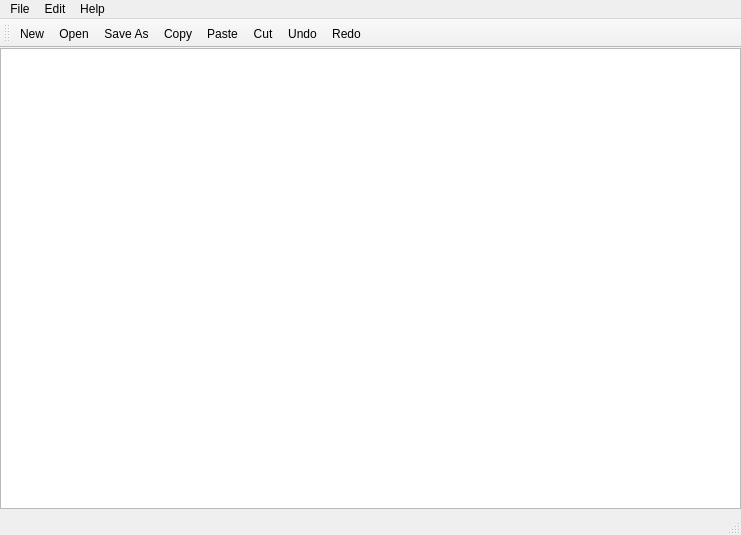
<?xml version="1.0" encoding="UTF-8"?>
<ui version="4.0">
 <class>MainWindow</class>
 <widget class="QMainWindow" name="MainWindow">
  <property name="windowModality">
   <enum>Qt::NonModal</enum>
  </property>
  <property name="geometry">
   <rect>
    <x>0</x>
    <y>0</y>
    <width>741</width>
    <height>535</height>
   </rect>
  </property>
  <property name="mouseTracking">
   <bool>true</bool>
  </property>
  <property name="windowTitle">
   <string>C++ Notepad</string>
  </property>
  <property name="windowIcon">
   <iconset theme="accessories-text-editor"/>
  </property>
  <widget class="QWidget" name="centralwidget">
   <property name="enabled">
    <bool>true</bool>
   </property>
   <widget class="QWidget" name="verticalLayoutWidget">
    <property name="geometry">
     <rect>
      <x>0</x>
      <y>0</y>
      <width>741</width>
      <height>461</height>
     </rect>
    </property>
    <layout class="QVBoxLayout" name="verticalLayout">
     <property name="sizeConstraint">
      <enum>QLayout::SetDefaultConstraint</enum>
     </property>
     <item>
      <widget class="QTextEdit" name="textEdit"/>
     </item>
    </layout>
   </widget>
  </widget>
  <widget class="QMenuBar" name="menubar">
   <property name="geometry">
    <rect>
     <x>0</x>
     <y>0</y>
     <width>741</width>
     <height>21</height>
    </rect>
   </property>
   <property name="contextMenuPolicy">
    <enum>Qt::ActionsContextMenu</enum>
   </property>
   <property name="defaultUp">
    <bool>false</bool>
   </property>
   <property name="nativeMenuBar">
    <bool>false</bool>
   </property>
   <widget class="QMenu" name="menuFile">
    <property name="title">
     <string>File</string>
    </property>
    <addaction name="actionNew"/>
    <addaction name="actionOpen"/>
    <addaction name="actionSave_As"/>
    <addaction name="actionPrint"/>
    <addaction name="actionExit"/>
   </widget>
   <widget class="QMenu" name="menuEdit">
    <property name="title">
     <string>Edit</string>
    </property>
    <addaction name="actionCopy"/>
    <addaction name="actionPaste"/>
    <addaction name="actionCut"/>
    <addaction name="actionUndo"/>
    <addaction name="actionRedo"/>
   </widget>
   <widget class="QMenu" name="menuHelp">
    <property name="title">
     <string>Help</string>
    </property>
    <addaction name="actionAbout"/>
   </widget>
   <addaction name="menuFile"/>
   <addaction name="menuEdit"/>
   <addaction name="menuHelp"/>
  </widget>
  <widget class="QStatusBar" name="statusBar"/>
  <widget class="QToolBar" name="toolBar">
   <property name="mouseTracking">
    <bool>true</bool>
   </property>
   <property name="windowTitle">
    <string>toolBar</string>
   </property>
   <property name="iconSize">
    <size>
     <width>16</width>
     <height>16</height>
    </size>
   </property>
   <attribute name="toolBarArea">
    <enum>TopToolBarArea</enum>
   </attribute>
   <attribute name="toolBarBreak">
    <bool>false</bool>
   </attribute>
   <addaction name="actionNew"/>
   <addaction name="actionOpen"/>
   <addaction name="actionSave_As"/>
   <addaction name="actionCopy"/>
   <addaction name="actionPaste"/>
   <addaction name="actionCut"/>
   <addaction name="actionUndo"/>
   <addaction name="actionRedo"/>
  </widget>
  <action name="actionNew">
   <property name="icon">
    <iconset resource="resources.qrc">
     <normaloff>:/images/images/add.png</normaloff>:/images/images/add.png</iconset>
   </property>
   <property name="text">
    <string>New</string>
   </property>
  </action>
  <action name="actionOpen">
   <property name="icon">
    <iconset resource="resources.qrc">
     <normaloff>:/images/images/open.png</normaloff>:/images/images/open.png</iconset>
   </property>
   <property name="text">
    <string>Open</string>
   </property>
  </action>
  <action name="actionSave_As">
   <property name="icon">
    <iconset resource="resources.qrc">
     <normaloff>:/images/images/save.png</normaloff>:/images/images/save.png</iconset>
   </property>
   <property name="text">
    <string>Save As</string>
   </property>
  </action>
  <action name="actionExit">
   <property name="text">
    <string>Exit</string>
   </property>
  </action>
  <action name="actionPrint">
   <property name="icon">
    <iconset>
     <normaloff>images/print.png</normaloff>images/print.png</iconset>
   </property>
   <property name="text">
    <string>Print</string>
   </property>
  </action>
  <action name="actionCopy">
   <property name="icon">
    <iconset>
     <normaloff>images/copy.png</normaloff>images/copy.png</iconset>
   </property>
   <property name="text">
    <string>Copy</string>
   </property>
  </action>
  <action name="actionPaste">
   <property name="icon">
    <iconset>
     <normaloff>images/paste.png</normaloff>images/paste.png</iconset>
   </property>
   <property name="text">
    <string>Paste</string>
   </property>
  </action>
  <action name="actionCut">
   <property name="icon">
    <iconset>
     <normaloff>images/cut.png</normaloff>images/cut.png</iconset>
   </property>
   <property name="text">
    <string>Cut</string>
   </property>
  </action>
  <action name="actionUndo">
   <property name="icon">
    <iconset>
     <normaloff>images/undo.png</normaloff>images/undo.png</iconset>
   </property>
   <property name="text">
    <string>Undo</string>
   </property>
  </action>
  <action name="actionRedo">
   <property name="icon">
    <iconset>
     <normaloff>images/redo.png</normaloff>images/redo.png</iconset>
   </property>
   <property name="text">
    <string>Redo</string>
   </property>
  </action>
  <action name="actionAbout">
   <property name="text">
    <string>About</string>
   </property>
  </action>
 </widget>
 <resources>
  <include location="resources.qrc"/>
 </resources>
 <connections/>
</ui>
